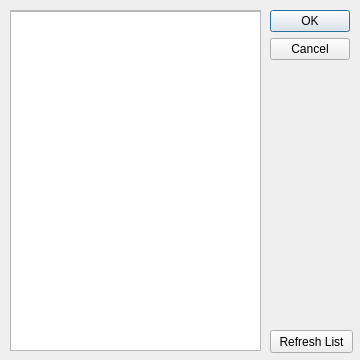
<?xml version="1.0" encoding="UTF-8"?>
<ui version="4.0">
 <class>InterfacePicker</class>
 <widget class="QDialog" name="InterfacePicker">
  <property name="geometry">
   <rect>
    <x>0</x>
    <y>0</y>
    <width>360</width>
    <height>360</height>
   </rect>
  </property>
  <property name="windowTitle">
   <string>Select an interface for capturing</string>
  </property>
  <widget class="QDialogButtonBox" name="buttonBox">
   <property name="geometry">
    <rect>
     <x>270</x>
     <y>10</y>
     <width>80</width>
     <height>340</height>
    </rect>
   </property>
   <property name="orientation">
    <enum>Qt::Vertical</enum>
   </property>
   <property name="standardButtons">
    <set>QDialogButtonBox::Cancel|QDialogButtonBox::Ok</set>
   </property>
  </widget>
  <widget class="QPushButton" name="refreshButton">
   <property name="geometry">
    <rect>
     <x>270</x>
     <y>330</y>
     <width>83</width>
     <height>23</height>
    </rect>
   </property>
   <property name="text">
    <string>Refresh List</string>
   </property>
  </widget>
  <widget class="QScrollArea" name="scrollArea">
   <property name="geometry">
    <rect>
     <x>10</x>
     <y>10</y>
     <width>251</width>
     <height>341</height>
    </rect>
   </property>
   <property name="widgetResizable">
    <bool>true</bool>
   </property>
   <widget class="QWidget" name="scrollAreaWidgetContents">
    <property name="geometry">
     <rect>
      <x>0</x>
      <y>0</y>
      <width>249</width>
      <height>339</height>
     </rect>
    </property>
    <widget class="InterfaceListWidget" name="interfaceList">
     <property name="geometry">
      <rect>
       <x>-10</x>
       <y>0</y>
       <width>261</width>
       <height>341</height>
      </rect>
     </property>
    </widget>
   </widget>
  </widget>
 </widget>
 <customwidgets>
  <customwidget>
   <class>InterfaceListWidget</class>
   <extends>QListWidget</extends>
   <header>InterfaceListWidget.hpp</header>
  </customwidget>
 </customwidgets>
 <resources/>
 <connections>
  <connection>
   <sender>buttonBox</sender>
   <signal>accepted()</signal>
   <receiver>InterfacePicker</receiver>
   <slot>accept()</slot>
   <hints>
    <hint type="sourcelabel">
     <x>248</x>
     <y>254</y>
    </hint>
    <hint type="destinationlabel">
     <x>157</x>
     <y>274</y>
    </hint>
   </hints>
  </connection>
  <connection>
   <sender>buttonBox</sender>
   <signal>rejected()</signal>
   <receiver>InterfacePicker</receiver>
   <slot>reject()</slot>
   <hints>
    <hint type="sourcelabel">
     <x>316</x>
     <y>260</y>
    </hint>
    <hint type="destinationlabel">
     <x>286</x>
     <y>274</y>
    </hint>
   </hints>
  </connection>
  <connection>
   <sender>refreshButton</sender>
   <signal>clicked()</signal>
   <receiver>InterfacePicker</receiver>
   <slot>updateList()</slot>
   <hints>
    <hint type="sourcelabel">
     <x>311</x>
     <y>341</y>
    </hint>
    <hint type="destinationlabel">
     <x>179</x>
     <y>179</y>
    </hint>
   </hints>
  </connection>
 </connections>
 <slots>
  <slot>updateList()</slot>
  <slot>saveInterface()</slot>
 </slots>
</ui>
